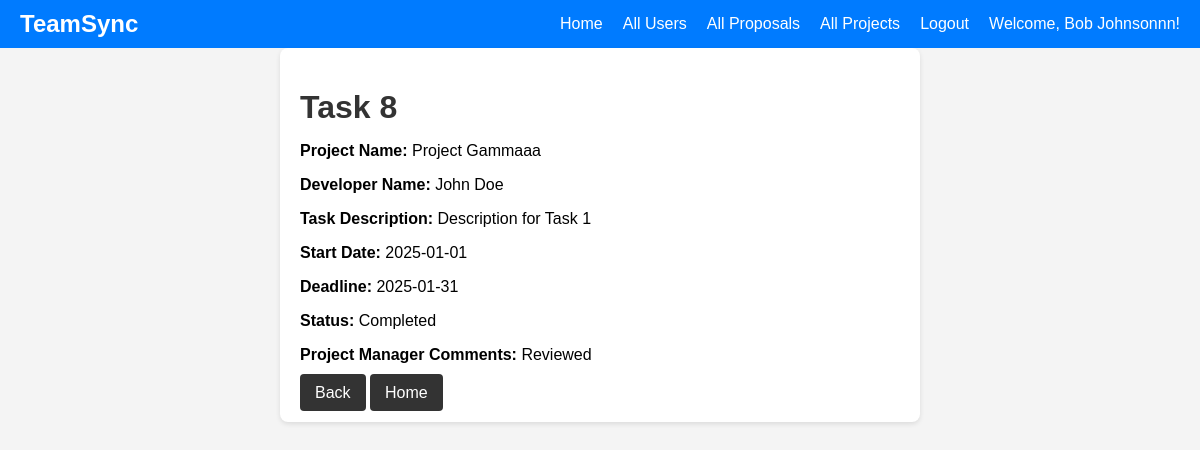
The app's page /controller/admin-task-controller.php?action=view&task_id=8 (signed in) with its own data.
### tables this page shows
CREATE TABLE `usr` (
  `userid` int(11) NOT NULL,
  `firstname` varchar(255) NOT NULL,
  `lastname` varchar(255) NOT NULL,
  `name` varchar(255) NOT NULL,
  `email` varchar(255) NOT NULL,
  `password` varchar(255) NOT NULL,
  `roleid` int(11) DEFAULT NULL,
  `profile_picture` longblob DEFAULT NULL
);

CREATE TABLE `tasks` (
  `task_id` int(11) NOT NULL,
  `project_id` int(11) NOT NULL,
  `developer_id` int(11) DEFAULT NULL,
  `name` varchar(100) NOT NULL,
  `description` text NOT NULL,
  `start_date` date NOT NULL,
  `deadline` date NOT NULL,
  `status` varchar(50) NOT NULL DEFAULT 'Not Started',
  `pm_comment` text DEFAULT NULL,
  `timestamp` timestamp NOT NULL DEFAULT current_timestamp() ON UPDATE current_timestamp(),
  `file_data` longblob DEFAULT NULL,
  `file_name` varchar(255) DEFAULT NULL,
  `file_type` varchar(255) DEFAULT NULL
);

CREATE TABLE `projects` (
  `project_id` int(11) NOT NULL,
  `client_id` int(11) NOT NULL,
  `pm_id` int(11) DEFAULT NULL,
  `name` varchar(100) NOT NULL,
  `description` text NOT NULL,
  `start_date` date DEFAULT NULL,
  `deadline` date NOT NULL,
  `status` varchar(50) NOT NULL DEFAULT 'Pending Approval',
  `type` varchar(50) NOT NULL DEFAULT 'Proposal',
  `client_feedback` text DEFAULT NULL,
  `progress` decimal(5,2) DEFAULT 0.00
);

### model/user-model.php (called while the page is built, shortened)
<?php
function getUserInfo($userId)
{
    $conn = getDbConnection();
    $sql = "SELECT userid, firstname, lastname, name, email, roleid
            FROM usr
            WHERE userid = ?";
    $stmt = $conn->prepare($sql);
    $stmt->bind_param("i", $userId);
    $stmt->execute();
    $result = $stmt->get_result();
    $user = $result->fetch_assoc();
    return $user;
}
function getUserName($userId)
{
    $userInfo = getUserInfo($userId);
    $firstname = $userInfo['firstname'] ?? 'Unassigned';
    $lastname = $userInfo['lastname'] ?? '';
    return trim("$firstname $lastname");
}
?>

### model/task-model.php (called while the page is built, shortened)
<?php
function getTaskDetails($taskId) {
    $conn = getDbConnection();
    $sql = "SELECT t.*, p.name AS project_name, u.firstname AS pm_name, u.lastname AS pm_lastname
            FROM tasks t
            JOIN projects p ON t.project_id = p.project_id
            JOIN usr u ON p.pm_id = u.userid
            WHERE t.task_id = ?";
    $stmt = $conn->prepare($sql);
    $stmt->bind_param("i", $taskId);
    $stmt->execute();
    $result = $stmt->get_result();
    $task = $result->fetch_assoc();
    $task['pm_name'] = $task['pm_name'] . ' ' . $task['pm_lastname'];
    return $task;
}
?>

### model/project-model.php (called while the page is built, shortened)
<?php
function getProjectInfo($projectId) {
    $conn = getDbConnection();
    $sql = "SELECT *
            FROM projects
            WHERE project_id = ?";
    $stmt = $conn->prepare($sql);
    $stmt->bind_param("i", $projectId);
    $stmt->execute();
    $result = $stmt->get_result();
    $projectInfo = $result->fetch_assoc();
    return $projectInfo;
}
function getProjectName($projectId) {
    $projectInfo = getProjectInfo($projectId);
    return $projectInfo['name'];
}
?>

### view/admin-task-view.php (the view, shortened to what this page needs)
<!DOCTYPE html>
<html lang="en">
<head>
    <link rel="stylesheet" href="../css/main.css">
</head>
<body>
<?php include 'admin-navbar.php'; ?>
<div class="project-container">
    <h1><?php echo $task['name']; ?></h1>
    <div class="project-details">
        <p><strong>Project Name:</strong> <?php echo $projectName; ?></p>
        <p><strong>Developer Name:</strong> <?php echo $developerName ? $developerName : "Unassigned"; ?></p>
        <p><strong>Task Description:</strong> <?php echo $task['description']; ?></p>
        <p><strong>Start Date:</strong> <?php echo $task['start_date']; ?></p>
        <p><strong>Deadline:</strong> <?php echo $task['deadline']; ?></p>
        <p><strong>Status:</strong> <?php echo $task['status']; ?></p>
        <?php if (!empty($task['pm_comment'])) { ?>
            <p><strong>Project Manager Comments:</strong> <?php echo $task['pm_comment']; ?></p>
        <?php } ?>
    </div>
    <div class="form-buttons">
        <a href="../controller/admin-project-controller.php?action=view_project&project_id=<?php echo $task['project_id']; ?>" class="button-dark">Back</a>
        <a href="../controller/user-dashboard-controller.php" class="button-dark">Home</a>
    </div>
</div>
</body>
</html>

### view/admin-navbar.php (shortened to what this page needs)
<!DOCTYPE html>
<html lang="en">
<head>
    <link rel="stylesheet" href="../css/navbar.css">
</head>
<body>
<nav class="navbar">
    <div class="logo">TeamSync</div>
    <div class="nav-links">
        <a href="../controller/user-dashboard-controller.php">Home</a>
        <a href="../controller/admin-user-controller.php?action=show_all">All Users</a>
        <a href="../controller/admin-project-controller.php?action=show_all_proposals">All Proposals</a>
        <a href="../controller/admin-project-controller.php?action=show_all_projects">All Projects</a>
        <a href="../controller/user-logout-controller.php">Logout</a>
        <a href="../controller/user-profile-controller.php?action=view_profile" class="welcome-link">Welcome, <?php echo $adminName; ?>!</a>
    </div>
</nav>
</body>
</html>

### css/main.css (style rules this page uses)
body { font-family: Arial, sans-serif; margin: 0; background-color: #f4f4f4; }
.project-container { background-color: #fff; padding: 20px; border-radius: 8px; box-shadow: 0 2px 5px rgba(0, 0, 0, 0.1); max-width: 600px; margin: auto; transition: box-shadow 0.3s; }
h1, h2, h3 { color: #333; margin-bottom: 10px; }
.form-buttons { margin-top: 20px; }
.button-primary, .button-dark, .button-danger { padding: 10px 15px; border: none; border-radius: 4px; cursor: pointer; font-size: 16px; transition: background-color 0.3s; text-decoration: none; }
.button-dark { background-color: #333; color: #fff; }

### css/navbar.css (style rules this page uses)
.navbar { background-color: #007BFF; display: flex; justify-content: space-between; align-items: center; padding: 10px 20px; color: #fff; }
.logo { font-size: 24px; font-weight: bold; }
.nav-links { display: flex; }
.nav-links a { color: #fff; text-decoration: none; margin-left: 20px; transition: color 0.3s; }

### records on screen
usr: adminName "Bob Johnsonnn"
tasks: name "Task 8", project.name "Project Gammaaa", developer.lastname "John Doe", description "Description for Task 1", start_date "2025-01-01", deadline "2025-01-31", status "Completed", pm_comment "Reviewed"
